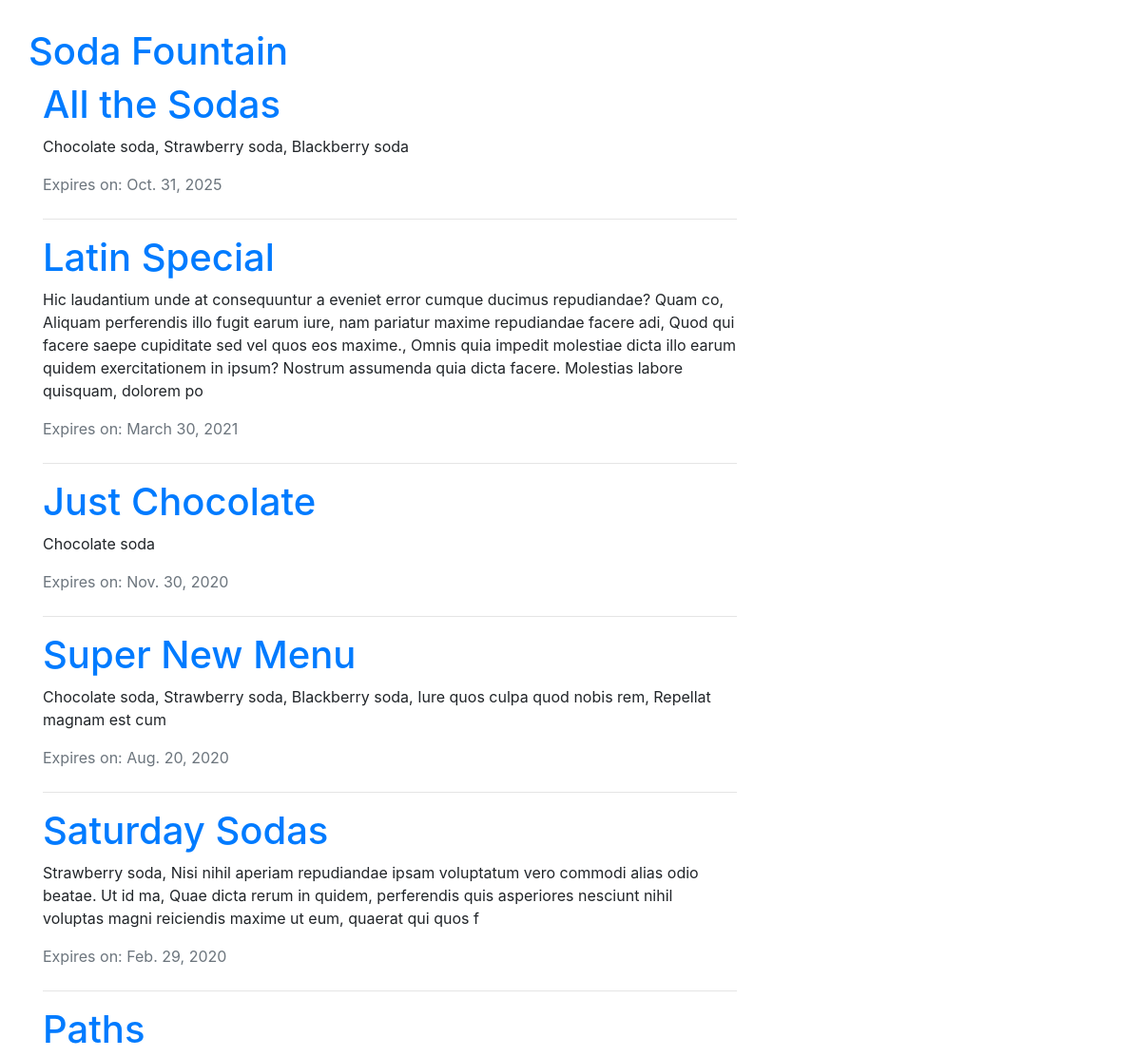
The app's page / (upper part), older data.
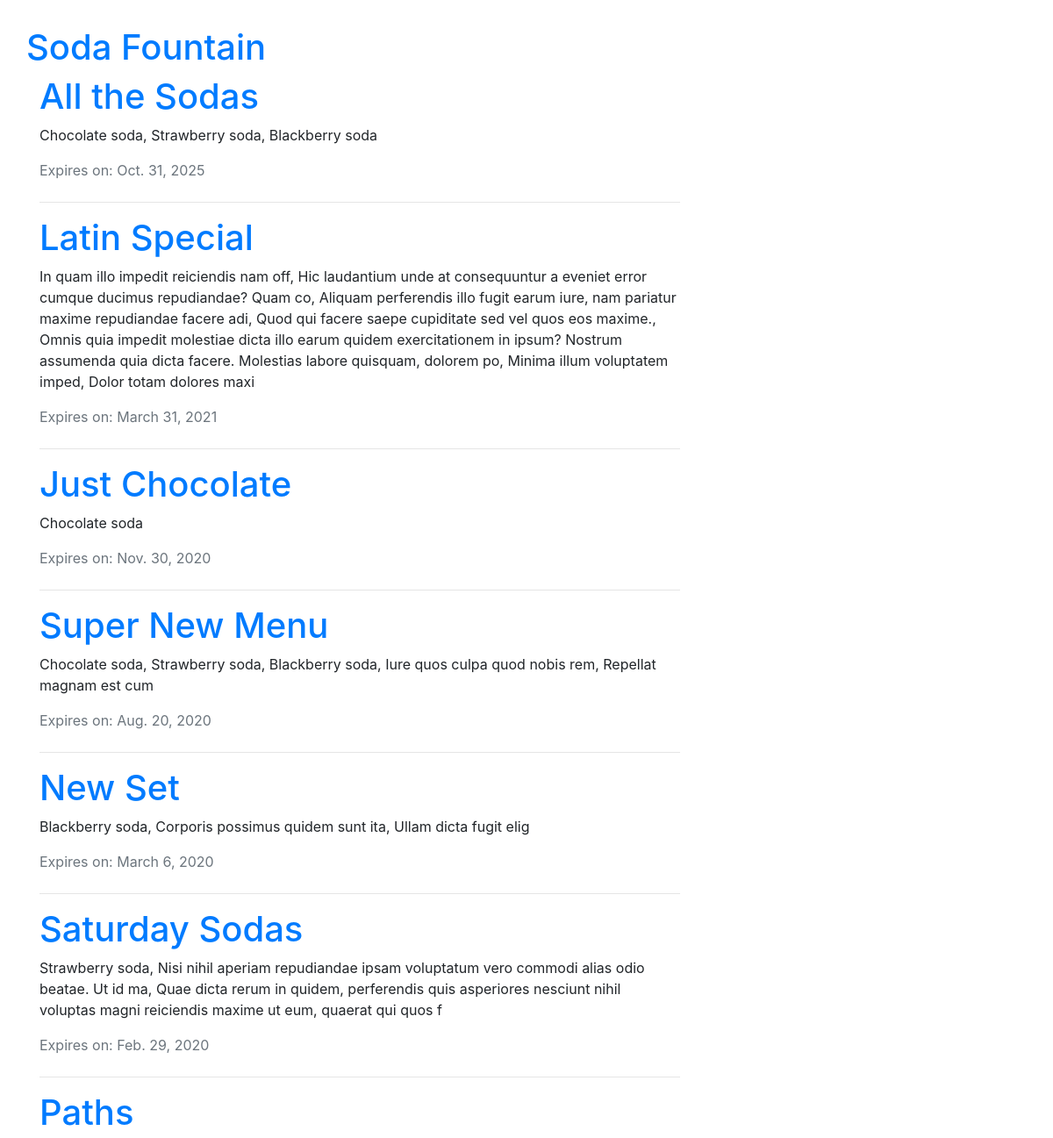
The same page, newer data.
### menu/models.py (models this page shows, shortened)
class Menu(models.Model):
    season = models.CharField(max_length=20) # Required Field
    items = models.ManyToManyField('Item', related_name='items')  # Required Field
    created_date = models.DateTimeField(default=timezone.now)  # Hidden Field
    expiration_date = models.DateField()  # Required Field

class Item(models.Model):
    name = models.CharField(max_length=200)
    description = models.TextField()
    chef = models.ForeignKey('auth.User', on_delete=models.CASCADE,)
    created_date = models.DateTimeField(default=timezone.now)
    standard = models.BooleanField(default=False)
    ingredients = models.ManyToManyField('Ingredient')
    def __str__(self):
        return self.name

### menu/views.py (the view)
# urls.py: path('', views.menu_list, name='menu_list'),
def menu_list(request):
    menus = models.Menu.objects.all().prefetch_related('items').filter(
        expiration_date__gte=timezone.now()).order_by('-expiration_date')
    return render(request, 'menu/menu_list.html', {'menus': menus})

### menu/templates/menu/menu_list.html (shortened to what this page needs)
{% extends 'base.html' %}
{% block content %}
    <div class="content container">
        <div class="row">
            <div class="col-md-8">
                {% for menu in menus %}
                    <h1>
                        <a href="{% url 'menu:menu_detail' pk=menu.pk %}">{{ menu.season }}</a>
                    </h1>
                    <p>{{ menu.items.all|join:", " }}</p>
                    {% if menu.expiration_date %}
                        <div class="text-muted mt-0 mb-4">
                            Expires on: {{ menu.expiration_date }}
                        </div>
                        <hr>
                    {% endif %}
                {% endfor %}
            </div>
        </div>
    </div>
{% endblock %}

### templates/base.html (shortened to what this page needs)
{% load static from staticfiles %}
<!DOCTYPE html>
<html lang="en">
<head>
    <link rel="stylesheet" href="https://stackpath.bootstrapcdn.com/bootstrap/4.3.1/css/bootstrap.min.css"
>
        <link rel="stylesheet" href="https://cdnjs.cloudflare.com/ajax/libs/datepicker/0.6.5/datepicker.min.css"
/>
    <link rel="stylesheet" href="{% static 'css/menu_styles.css' %}">
</head>
<body>
<div class="page-header">
    <h1><a href="/">Soda Fountain</a></h1>
</div>
{% block content %}
{% endblock %}
</body>
</html>

### assets/css/menu_styles.css (style rules this page uses)
body { padding: 30px; }

Row changes from the older to the newer data that the page shows:
changed Menu "Latin Special": items.all "Hic laudantium unde at consequuntur a eveniet error cumque ducimus repudiandae? Quam co, Aliquam perferendis illo fugit earum iure, nam pariatur maxime repudiandae facere adi, Quod qui facere saepe cupiditate sed vel quos eos maxime., Omnis quia impedit molestiae dicta illo earum quidem exercitationem in ipsum? Nostrum assumenda quia dicta facere. Molestias labore quisquam, dolorem po" → "In quam illo impedit reiciendis nam off, Hic laudantium unde at consequuntur a eveniet error cumque ducimus repudiandae? Quam co, Aliquam perferendis illo fugit earum iure, nam pariatur maxime repudiandae facere adi, Quod qui facere saepe cupiditate sed vel quos eos maxime., Omnis quia impedit molestiae dicta illo earum quidem exercitationem in ipsum? Nostrum assumenda quia dicta facere. Molestias labore quisquam, dolorem po, Minima illum voluptatem imped, Dolor totam dolores maxi"; expiration_date "March 30, 2021" → "March 31, 2021"
added Menu: season "New Set", items.all "Blackberry soda, Corporis possimus quidem sunt ita, Ullam dicta fugit elig", expiration_date "March 6, 2020"
